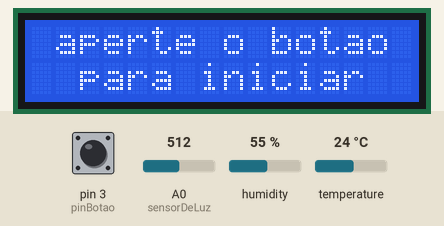
This sketch was run on a simulated Arduino Uno, built with avr-gcc and run on an emulated ATmega328P. Parts: 16×2 character LCD. Inputs (shaded band) come from the test bench; at power-on: pin 3 (pinBotao) HIGH, humidity 55 %, A0 (sensorDeLuz) = 512, temperature 24 °C. What the sketch prints to the serial monitor is not drawn.

Above: at 1.2 s.
1.3 s: pin 3 (pinBotao) pulled LOW for 0.15 s
At 1.8 s:
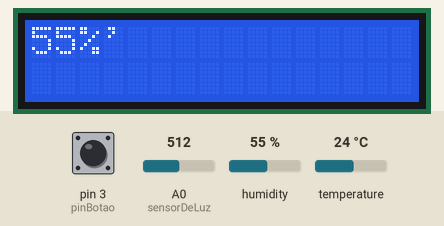
4.4 s: pin 3 (pinBotao) pulled LOW for 3.2 s
At 8.8 s:
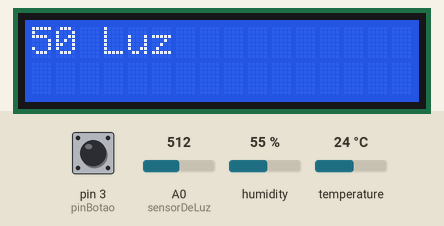
9.1 s: pin 3 (pinBotao) pulled LOW for 1 s
At 9.9 s:
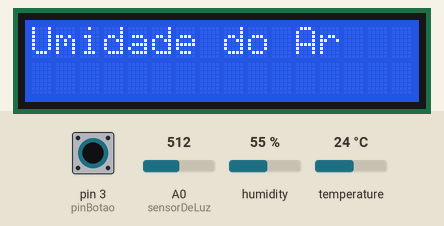
11.6 s: pin 3 (pinBotao) pulled LOW for 1 s
15.6 s: humidity set to 22 %
At 16.2 s:
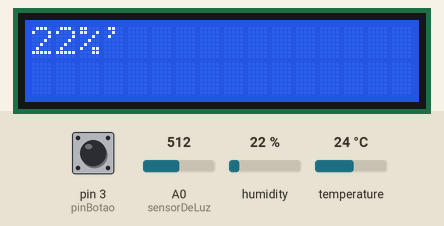
17.1 s: humidity set to 40 %
At 17.6 s:
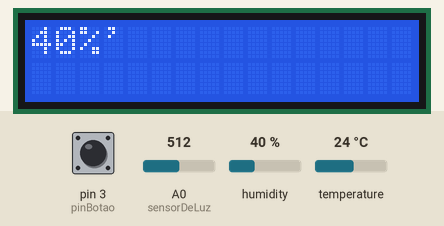
Timing chart, 0 to 19.6 s (numbered marks = the images above; inputs shaded):
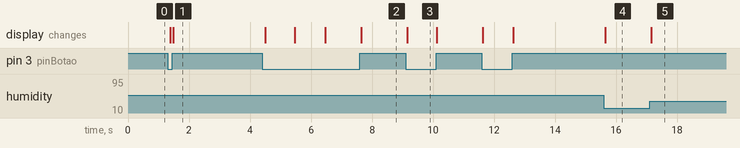

The sketch:

ProjetoEstufa.ino
```cpp
#define pinBotao 3
#include <dht.h>

#include <LiquidCrystal_I2C.h>
#define endereco  0x27 // Endereços comuns: 0x27, 0x3F
#define colunas   16
#define linhas    2
LiquidCrystal_I2C lcd(endereco, colunas, linhas);//configuracao de tela

#define sensorDoAr 5
#define sensorDeLuz A0

unsigned long tempoInicio = 0;
unsigned long tempoBotao = 0;
bool estadoBotao;
bool estadoBotaoAnt;//para o uso do botao

dht my_dht;


int temperatura = 0x00,
    umidade = 0x00;


void setup() {
  pinMode(pinBotao, INPUT_PULLUP);
  Serial.begin(9600);
  Serial.print("aperte o botao para iniciar\n");
  lcd.init();
  lcd.backlight();
  lcd.clear();
  lcd.print(" aperte o botao");
  lcd.setCursor(0, 1);
  lcd.print("  para iniciar");
}

bool painell = false;
int tempo = 0;
int controle = 0;

void loop() {
  my_dht.read11(sensorDoAr);
  estadoBotao = !digitalRead(pinBotao);

  //Ao apertar o botão
  if (estadoBotao && !estadoBotaoAnt) {
    if (tempoInicio == 0) {
      tempoInicio = millis();
      painell = false;
      controle = 0;
      tempo = 0;
    }
  }
  //Ao soltar o botão
  if (tempoInicio > 200) {  //Filtro Debounce
    if (!estadoBotao && estadoBotaoAnt) {
      tempoBotao = millis() - tempoInicio;
      tempoInicio = 0;
      painell = true;
    }
  }
  //Menu para exibir sensor especifico
  if (tempoInicio > 0) {
    tempo = millis() - tempoInicio;
    if((tempo > 0) && (tempo < 1000)){
      if(controle == 0){
        Serial.print("Umidade do Ar \n");
        lcd.clear();
        lcd.print("Umidade do Ar");
        controle = 1;
      }
    }
    if((tempo > 1000) && (tempo < 2000)){
      if(controle == 1){
        Serial.print("temperatura do Ar \n");
        lcd.setCursor(0, 0);
        lcd.print("temperatura Ar");
        controle = 2;
      }
    }
    if((tempo > 2000) && (tempo < 3000)){
      if(controle == 2){
        Serial.print("luz do ambiente \n");
        lcd.clear();
        lcd.print("luz do ambiente");
        controle = 3;
      }

    }
  }
  if (painell == true){//chamando funcao exibir
    if(controle == 1){
      Serial.print("umidade = ");
      umidade = LerSensor("umidade");
      Serial.print(umidade);
      Serial.println("%");
      mostra(1);
    }
    if(controle == 2){
      Serial.print("temperatura = ");
      temperatura = LerSensor("temperatura");
      Serial.print(temperatura);
      Serial.println("C");
      mostra(2);
    }
    if(controle == 3){
      int Luz = LerSensor("luz");
      Serial.print("Luz = ");
      Serial.println(Luz);
      mostra(3);
    }
  }
  estadoBotaoAnt = estadoBotao;
  delay(20);
}

int mostra(char* dados){//exibir sensor
  lcd.clear();
  if (dados == 1){
    lcd.print(LerSensor("umidade"));
    lcd.print("%'");
  }
  if (dados == 2){
    lcd.print(LerSensor("temperatura"));
    lcd.print("C");
  }
  if (dados == 3){
    lcd.print(LerSensor("luz"));
    lcd.print(" Luz");
  }

}

int LerSensor(char* sensor) {//sensores
  if(sensor == "luz"){
    int LuzAnalogica = analogRead(sensorDeLuz);
    int LuzPorcetagem = map(LuzAnalogica, 0, 1023, 0, 100);
    return LuzPorcetagem;
  }
  if(sensor == "umidade"){
    umidade = my_dht.humidity;
    return umidade;
  }
  if(sensor == "temperatura"){
    temperatura = my_dht.temperature;
    return temperatura;
  }
}
```

Measured:
- after the input at 1.3 s, the display: first changes after 0.09 s (image 1 shows a later state)
- after the input at 4.4 s, the display: first changes after 0.09 s (image 2 shows a later state)
- after the input at 9.1 s, the display: changes after 0.06 s (image 3)
- after the input at 15.6 s, the display: changes after 0.05 s (image 4)
- after the input at 17.1 s, the display: changes after 0.05 s (image 5)
